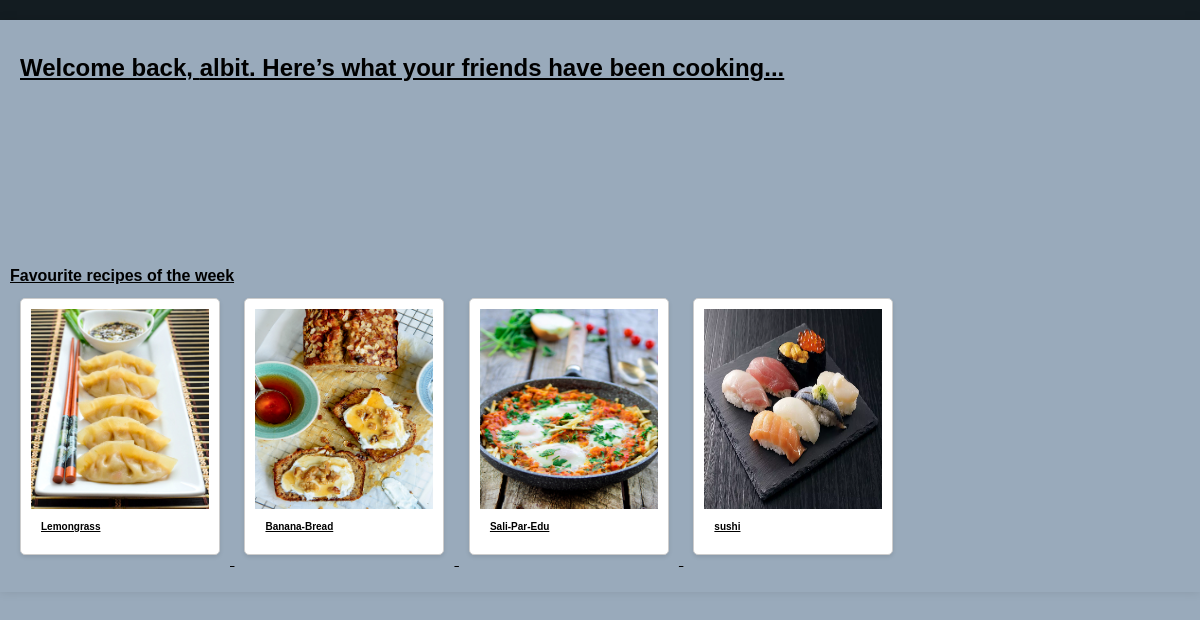
The page /cook/profile (signed in) on the database its author committed.
### cook/models.py (models this page shows, shortened)
class Recipe(models.Model):
    user = models.ForeignKey(User, on_delete=models.CASCADE)
    title = models.CharField(max_length=100)
    description = models.TextField()
    ingredients = models.TextField()
    instructions = models.TextField()
    image = models.ImageField(upload_to='recipe_images')
    cuisine_type = models.ForeignKey('CuisineType',on_delete=models.CASCADE,null=True,blank=True)  # Add cuisine_type field
    date_posted = models.DateField(auto_now_add=True)
    likes = models.ManyToManyField(User,related_name= "liked_recipes",null=True,blank=True)

### cook/views.py (the view)
# urls.py: path("profile",views.profile,name="profile"),
def profile(request):
    if not request.user.is_authenticated:
        return render(request, "cook/login.html")
    one_week_ago = datetime.now() - timedelta(days=7)
    subquery = Recipe.objects.filter(id=OuterRef('id')).annotate(like_count=Count('likes'))
    popular_recipes = Recipe.objects.filter(
    date_posted__gte=one_week_ago,
    likes__isnull=False
    ).annotate(like_count=Subquery(subquery.values('like_count'))).distinct().order_by('-like_count')[:5]
    return render(request, "cook/profile.html", {'popular_recipes': popular_recipes})

### cook/templates/cook/profile.html (shortened to what this page needs)
{% extends 'cook/dark.html' %}
{% load static %}
{% block extra_css %}
    <link rel="stylesheet" href="{% static 'css/stylep.css'%}">
    <link rel="stylesheet" href="{% static 'css/list.css'%}">
{% endblock %}
{% block content %}
    <section id="home"> <h2></h2>
        {% if request.user.is_authenticated %}
        <u><h1> Welcome back, {{ request.user.username }}. Here’s what your friends have been cooking...</h1></l>
        {% else %}
        <p>Welcome, Guest!</p>
        <a href="{% url 'login' %}">Log In</a> | <a href="{% url 'signup' %}">Sign Up</a>
        {% endif %}
        </section>
   <br><br>
    <section class="recipe-section">
        <div class="recipe-cards">
            <h4>Favourite recipes of the week</h4>
        {% for recipe in popular_recipes %}
                <div class="recipe-card">
                    <a href="{% url 'recipe_detail' recipe.id %}">
                        <img src="{{ recipe.image.url }}" alt="{{ recipe.title }}" class="recipe-image" style="width: 200px; height: 200px;">
                        <div style="font-size:10px;" class="recipe-title">{{ recipe.title }}</div>
                    </a>
                </div>
        {% endfor %}
        </div>
    </section>
{% endblock %}

### static/CSS/style1.css (style rules this page uses)
*, *::before, *::after { margin: 0; padding: 0; -webkit-box-sizing: border-box; box-sizing: border-box; font-size: 1rem; line-height: 1.5em; color: black; }
body { scroll-behavior: smooth; overflow-x: hidden; }
img { max-width: 100%; display: block; }

### static/CSS/second-styling.css (style rules this page uses)
body { background-color: #14181c; font-family: 'Roboto Slab', serif; overflow-x: hidden; }

### static/CSS/stylep.css (style rules this page uses)
.recipe-section { display: flex; flex-wrap: wrap; justify-content: space-between; margin-left: -10px; }
.recipe-card { flex: 0 0 calc(20% - 20px); margin: 10px; border: 1px solid #ccc; padding: 10px; box-sizing: border-box; }
.recipe-image { max-width: 100%; height: auto; }
body { font-family: Arial, sans-serif; margin: 0; padding: 0; background-color: #F5F5F5; }
h1 { font-size: 24px; margin-bottom: 20px; }
.recipe-section { margin-top: 20px; display: flex; overflow-x: scroll; }
.recipe-card { flex: 0 0 auto; width: 250px; margin-right: 10px; border: 1px solid #ccc; padding: 10px; }

### static/CSS/list.css (style rules this page uses)
body { font-family: Arial, sans-serif; background-color: #f0f0f0; }
.recipe-card { background-color: #fff; border: 1px solid #ccc; border-radius: 5px; margin-bottom: 20px; overflow: hidden; box-shadow: 0 2px 4px rgba(0, 0, 0, 0.1); width: 200px; display: inline-block; margin-right: 20px; }
.recipe-image { max-width: 100%; height: auto; }
.recipe-title { font-size: 16px; font-weight: bold; padding: 10px; }
.recipe-card { background-color: #fff; border: 1px solid #ccc; border-radius: 5px; margin: 10px; padding: 10px; box-shadow: 0 2px 4px rgba(0, 0, 0, 0.1); }

### rows shown on the page
Recipe: image (picture), title "Lemongrass"
Recipe: image (picture), title "Banana-Bread"
Recipe: image (picture), title "Sali-Par-Edu"
Recipe: image (picture), title "sushi"

### other values the page prints
{{ request.user.username }} "albit"
